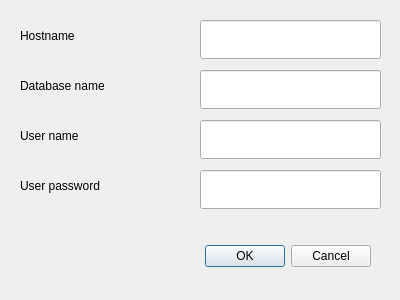
<?xml version="1.0" encoding="UTF-8"?>
<ui version="4.0">
 <class>DatabaseSettingsDialog</class>
 <widget class="QDialog" name="DatabaseSettingsDialog">
  <property name="geometry">
   <rect>
    <x>0</x>
    <y>0</y>
    <width>400</width>
    <height>300</height>
   </rect>
  </property>
  <property name="windowTitle">
   <string>Dialog</string>
  </property>
  <widget class="QDialogButtonBox" name="buttonBox">
   <property name="geometry">
    <rect>
     <x>30</x>
     <y>240</y>
     <width>341</width>
     <height>32</height>
    </rect>
   </property>
   <property name="orientation">
    <enum>Qt::Horizontal</enum>
   </property>
   <property name="standardButtons">
    <set>QDialogButtonBox::Cancel|QDialogButtonBox::Ok</set>
   </property>
  </widget>
  <widget class="QLabel" name="label">
   <property name="geometry">
    <rect>
     <x>20</x>
     <y>20</y>
     <width>101</width>
     <height>32</height>
    </rect>
   </property>
   <property name="text">
    <string>Hostname</string>
   </property>
  </widget>
  <widget class="QLabel" name="label_2">
   <property name="geometry">
    <rect>
     <x>20</x>
     <y>70</y>
     <width>141</width>
     <height>32</height>
    </rect>
   </property>
   <property name="text">
    <string>Database name</string>
   </property>
  </widget>
  <widget class="QLabel" name="label_3">
   <property name="geometry">
    <rect>
     <x>20</x>
     <y>120</y>
     <width>131</width>
     <height>32</height>
    </rect>
   </property>
   <property name="text">
    <string>User name</string>
   </property>
  </widget>
  <widget class="QLabel" name="label_4">
   <property name="geometry">
    <rect>
     <x>20</x>
     <y>170</y>
     <width>141</width>
     <height>32</height>
    </rect>
   </property>
   <property name="text">
    <string>User password</string>
   </property>
  </widget>
  <widget class="QLineEdit" name="HostEdit">
   <property name="geometry">
    <rect>
     <x>200</x>
     <y>20</y>
     <width>181</width>
     <height>39</height>
    </rect>
   </property>
  </widget>
  <widget class="QLineEdit" name="databaseEdit">
   <property name="geometry">
    <rect>
     <x>200</x>
     <y>70</y>
     <width>181</width>
     <height>39</height>
    </rect>
   </property>
  </widget>
  <widget class="QLineEdit" name="userEdit">
   <property name="geometry">
    <rect>
     <x>200</x>
     <y>120</y>
     <width>181</width>
     <height>39</height>
    </rect>
   </property>
  </widget>
  <widget class="QLineEdit" name="passwordEdit">
   <property name="geometry">
    <rect>
     <x>200</x>
     <y>170</y>
     <width>181</width>
     <height>39</height>
    </rect>
   </property>
   <property name="echoMode">
    <enum>QLineEdit::Password</enum>
   </property>
  </widget>
 </widget>
 <resources/>
 <connections>
  <connection>
   <sender>buttonBox</sender>
   <signal>accepted()</signal>
   <receiver>DatabaseSettingsDialog</receiver>
   <slot>accept()</slot>
   <hints>
    <hint type="sourcelabel">
     <x>248</x>
     <y>254</y>
    </hint>
    <hint type="destinationlabel">
     <x>157</x>
     <y>274</y>
    </hint>
   </hints>
  </connection>
  <connection>
   <sender>buttonBox</sender>
   <signal>rejected()</signal>
   <receiver>DatabaseSettingsDialog</receiver>
   <slot>reject()</slot>
   <hints>
    <hint type="sourcelabel">
     <x>316</x>
     <y>260</y>
    </hint>
    <hint type="destinationlabel">
     <x>286</x>
     <y>274</y>
    </hint>
   </hints>
  </connection>
 </connections>
</ui>
